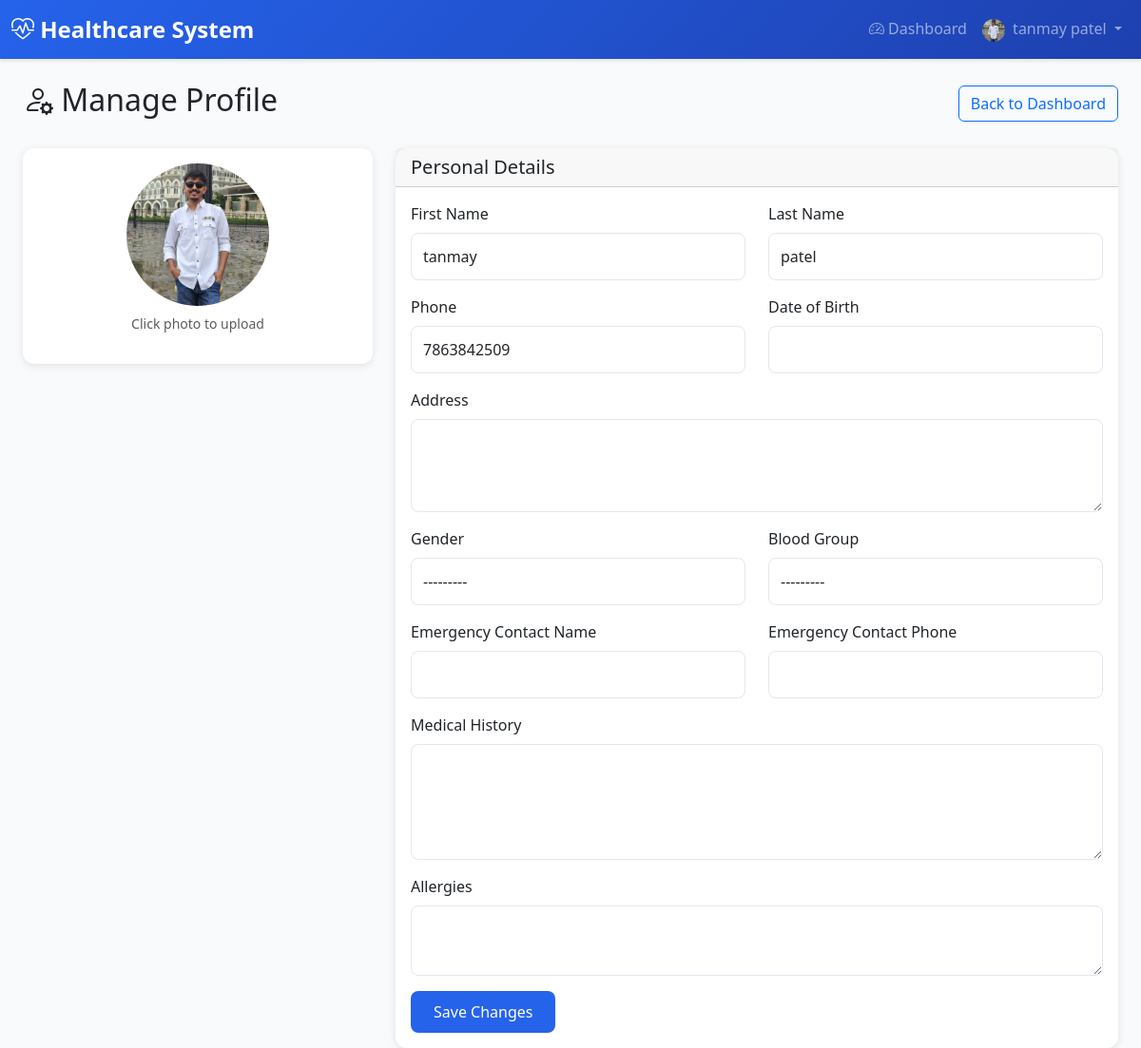
The app's page /patients/profile/ (signed in) with its own data.
### accounts/models.py (models this page shows, shortened)
class User(AbstractUser):
    email = models.EmailField(unique=True)
    ROLE_CHOICES = [
        ('ADMIN', 'Admin'),
        ('DOCTOR', 'Doctor'),
        ('PATIENT', 'Patient'),
        ('HOSPITAL', 'Hospital'),
        ('HOSPITAL_ADMIN', 'Hospital Admin'),
    ]
    role = models.CharField(max_length=20, choices=ROLE_CHOICES, default='PATIENT')
    is_approved = models.BooleanField(default=False)  # For Doctor and Hospital approval
    phone_number = models.CharField(max_length=15, blank=True)
    address = models.TextField(blank=True)
    profile_picture = models.ImageField(upload_to='user_profiles/', blank=True, null=True)
    created_at = models.DateTimeField(auto_now_add=True)
    updated_at = models.DateTimeField(auto_now=True)
    class Meta:
        db_table = 'users'
        verbose_name = 'User'
        verbose_name_plural = 'Users'

### patients/models.py (models this page shows, shortened)
class PatientProfile(models.Model):
    GENDER_CHOICES = [
        ('M', 'Male'),
        ('F', 'Female'),
        ('O', 'Other'),
    ]
    BLOOD_GROUP_CHOICES = [
        ('A+', 'A+'),
        ('A-', 'A-'),
        ('B+', 'B+'),
        ('B-', 'B-'),
        ('AB+', 'AB+'),
        ('AB-', 'AB-'),
        ('O+', 'O+'),
        ('O-', 'O-'),
    ]
    user = models.OneToOneField(
        settings.AUTH_USER_MODEL,
        on_delete=models.CASCADE,
        related_name='patient_profile'
    )
    date_of_birth = models.DateField(null=True, blank=True)
    gender = models.CharField(max_length=1, choices=GENDER_CHOICES, blank=True)
    blood_group = models.CharField(max_length=3, choices=BLOOD_GROUP_CHOICES, blank=True)
    emergency_contact_name = models.CharField(max_length=100, blank=True)
    emergency_contact_phone = models.CharField(max_length=15, blank=True)
    medical_history = models.TextField(blank=True)
    allergies = models.TextField(blank=True)
    profile_picture = models.ImageField(upload_to='patient_profiles/', blank=True, null=True)
    created_at = models.DateTimeField(auto_now_add=True)
    updated_at = models.DateTimeField(auto_now=True)
    class Meta:
        db_table = 'patient_profiles'
        verbose_name = 'Patient Profile'
        verbose_name_plural = 'Patient Profiles'

### patients/views.py (the view, shortened to what this page needs)
# urls.py: path('profile/', views.PatientProfileEditView.as_view(), name='profile_edit'),
class PatientProfileEditView(PatientRequiredMixin, UpdateView):
    model = PatientProfile
    form_class = PatientProfileForm
    template_name = 'patients/profile_edit.html'
    success_url = reverse_lazy('patients:profile_edit')
    def get_object(self, queryset=None):
        return getattr(self.request.user, 'patient_profile', None)
    def get_context_data(self, **kwargs):
        context = super().get_context_data(**kwargs)
        context['object'] = self.get_object()
        return context
    def get(self, request, *args, **kwargs):
        obj = self.get_object()
        if not obj:
            messages.error(request, 'Patient profile not found.')
            return redirect('accounts:patient_dashboard')
        return super().get(request, *args, **kwargs)

### accounts/context_processors.py (called while the page is built)
def profile_picture_url(request):
    url = None
    if request.user.is_authenticated and getattr(request.user, 'profile_picture', None):
        try:
            if request.user.profile_picture:
                url = request.user.profile_picture.url
        except (ValueError, AttributeError):
            pass
    return {'profile_picture_url': url}

### accounts/mixins.py (called while the page is built)
    def dispatch(self, request, *args, **kwargs):
        if not request.user.is_authenticated:
            return self.handle_no_permission()
        if not request.user.is_active:
            from django.contrib.auth import logout
            logout(request)
            messages.error(request, 'Your account has been blocked. Please contact the administrator.')
            return redirect('accounts:login')
        if request.user.role not in self.allowed_roles:
            messages.error(request, "You don't have permission to access this page.")
            return redirect('accounts:dashboard_redirect')
        return super().dispatch(request, *args, **kwargs)

    def dispatch(self, request, *args, **kwargs):
        result = super().dispatch(request, *args, **kwargs)
        if request.user.is_authenticated and getattr(request.user, 'role', None) != 'PATIENT':
            messages.error(request, "You don't have permission to access this page.")
            return redirect('accounts:dashboard_redirect')
        return result

### templates/patients/profile_edit.html (shortened to what this page needs)
{% extends 'base.html' %}
{% block content %}
<div class="container-fluid">
    <div class="d-flex justify-content-between align-items-center mb-4">
        <h2><i class="bi bi-person-gear"></i> Manage Profile</h2>
        <a href="{% url 'accounts:patient_dashboard' %}" class="btn btn-outline-primary">Back to Dashboard</a>
    </div>
    <div class="row">
        <div class="col-md-4 mb-4">
            <div class="card">
                <div class="card-body text-center">
                    <label for="profilePhotoInput" class="d-block" style="cursor: pointer;" title="Click to change photo">
                        {% if object.profile_picture %}
                        <img id="profilePreview" src="{{ object.profile_picture.url }}" alt="Profile" class="rounded-circle mb-2" style="width: 150px; height: 150px; object-fit: cover;">
                        {% elif user.profile_picture %}
                        <img id="profilePreview" src="{{ user.profile_picture.url }}" alt="Profile" class="rounded-circle mb-2" style="width: 150px; height: 150px; object-fit: cover;">
                        {% else %}
                        <div id="profilePreview" class="rounded-circle bg-secondary d-flex align-items-center justify-content-center mx-auto mb-2" style="width: 150px; height: 150px;">
                            <i class="bi bi-person-plus text-white" style="font-size: 4rem;"></i>
                        </div>
                        {% endif %}
                    </label>
                    <p class="small text-muted">Click photo to upload</p>
                </div>
            </div>
        </div>
        <div class="col-md-8">
            <div class="card">
                <div class="card-header"><h5 class="mb-0">Personal Details</h5></div>
                <div class="card-body">
                    <form method="post" enctype="multipart/form-data">
                        <div class="row">
                            <div class="col-md-6 mb-3">
                                <label class="form-label">First Name</label>
                                {{ form.first_name }}
                            </div>
                            <div class="col-md-6 mb-3">
                                <label class="form-label">Last Name</label>
                                {{ form.last_name }}
                            </div>
                            <div class="col-md-6 mb-3">
                                <label class="form-label">Phone</label>
                                {{ form.phone_number }}
                            </div>
                            <div class="col-md-6 mb-3">
                                <label class="form-label">Date of Birth</label>
                                {{ form.date_of_birth }}
                            </div>
                            <div class="col-12 mb-3">
                                <label class="form-label">Address</label>
                                {{ form.address }}
                            </div>
                            <div class="col-md-6 mb-3">
                                <label class="form-label">Gender</label>
                                {{ form.gender }}
                            </div>
                            <div class="col-md-6 mb-3">
                                <label class="form-label">Blood Group</label>
                                {{ form.blood_group }}
                            </div>
                            <div class="col-md-6 mb-3">
                                <label class="form-label">Emergency Contact Name</label>
                                {{ form.emergency_contact_name }}
                            </div>
                            <div class="col-md-6 mb-3">
                                <label class="form-label">Emergency Contact Phone</label>
                                {{ form.emergency_contact_phone }}
                            </div>
                            <div class="col-12 mb-3">
                                <label class="form-label">Medical History</label>
                                {{ form.medical_history }}
                            </div>
                            <div class="col-12 mb-3">
                                <label class="form-label">Allergies</label>
                                {{ form.allergies }}
                            </div>
                        </div>
                        <button type="submit" class="btn btn-primary">Save Changes</button>
                    </form>
                </div>
            </div>
        </div>
    </div>
</div>
{% endblock %}

### templates/base.html (shortened to what this page needs)
<!DOCTYPE html>
<html lang="en">
<head>
    <link href="https://cdn.jsdelivr.net/npm/bootstrap@5.3.0/dist/css/bootstrap.min.css" rel="stylesheet">
    <link rel="stylesheet" href="https://cdn.jsdelivr.net/npm/bootstrap-icons@1.11.0/font/bootstrap-icons.css">
</head>
<body>
    {% if user.is_authenticated %}
    <nav class="navbar navbar-expand-lg navbar-dark">
        <div class="container-fluid">
            <a class="navbar-brand" href="{% url 'accounts:dashboard_redirect' %}">
                <i class="bi bi-heart-pulse"></i> Healthcare System
            </a>
            <div class="collapse navbar-collapse" id="navbarNav">
                <ul class="navbar-nav ms-auto">
                    <li class="nav-item">
                        <a class="nav-link" href="{% url 'accounts:dashboard_redirect' %}">
                            <i class="bi bi-speedometer2"></i> Dashboard
                        </a>
                    </li>
                    <li class="nav-item dropdown">
                        <a class="nav-link dropdown-toggle" href="#" id="navbarDropdown" role="button" data-bs-toggle="dropdown">
                            {% if profile_picture_url %}
                            <img src="{{ profile_picture_url }}" alt="Profile" class="rounded-circle me-1" style="width: 24px; height: 24px; object-fit: cover;">
                            {% else %}
                            <i class="bi bi-person-circle"></i>
                            {% endif %}
                            {{ user.get_full_name|default:user.username }}
                        </a>
                    </li>
                </ul>
            </div>
        </div>
    </nav>
    {% endif %}
    <div class="container-fluid mt-4">
        {% block content %}{% endblock %}
    </div>
</body>
</html>

### templates/base.html (style rules this page uses)
:root { --primary-color: #2563eb; --secondary-color: #64748b; --success-color: #10b981; --danger-color: #ef4444; --warning-color: #f59e0b; --info-color: #3b82f6; }
body { font-family: 'Segoe UI', Tahoma, Geneva, Verdana, sans-serif; background-color: #f8fafc; }
.navbar { background: linear-gradient(135deg, var(--primary-color) 0%, #1e40af 100%); box-shadow: 0 2px 4px rgba(0,0,0,0.1); }
.navbar-brand { font-weight: 700; font-size: 1.5rem; }
.card { border: none; border-radius: 12px; box-shadow: 0 2px 8px rgba(0,0,0,0.1); transition: transform 0.2s, box-shadow 0.2s; }
.btn-primary { background-color: var(--primary-color); border: none; border-radius: 8px; padding: 10px 24px; font-weight: 500; }
.form-control { border-radius: 8px; border: 1px solid #e2e8f0; padding: 12px; }

### records on screen
User: get_full_name "tanmay patel", profile_picture (picture), first_name "tanmay", last_name "patel", phone_number "7863842509"
PatientProfile: gender "---------", blood_group "---------"
